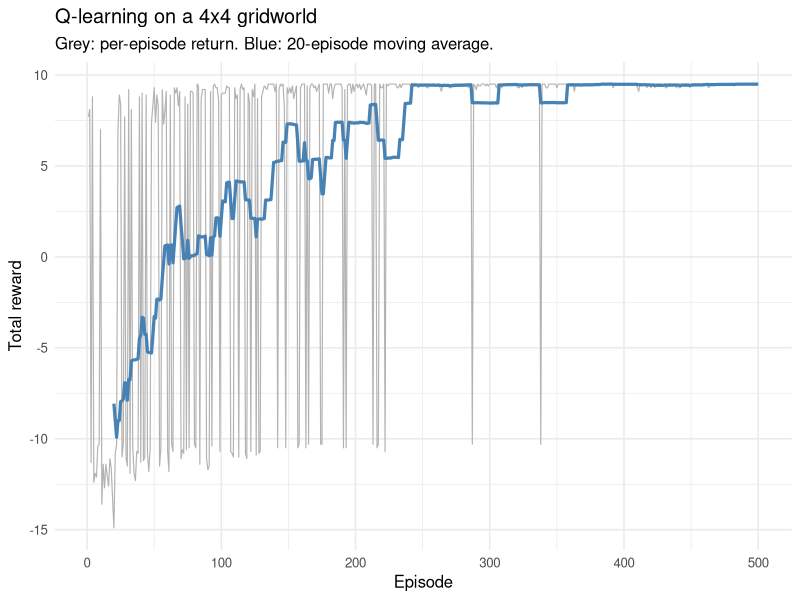

Generate this figure with R:
## ---- chunk 1
#| include: false
suppressPackageStartupMessages(library(tidyverse))
## ---- chunk 2
.libPaths(c("C:/Users/miken/R/library-4.4", .libPaths()))
set.seed(1)

# Grid geometry: 4x4, states numbered 1..16 row-major.
n_rows <- 4L
n_cols <- 4L
n_states <- n_rows * n_cols
actions <- c("up", "down", "left", "right")
n_actions <- length(actions)

start_state <- 1L            # top-left
goal_state  <- n_states      # bottom-right (16)
trap_state  <- 11L           # one penalty cell

# Convert between linear index and (row, col).
to_rc <- function(s) c(row = ((s - 1L) %/% n_cols) + 1L,
                       col = ((s - 1L) %% n_cols) + 1L)
to_state <- function(r, c) (r - 1L) * n_cols + c

# Deterministic transition: returns the next state for a (state, action).
step_state <- function(s, a) {
  rc <- to_rc(s); r <- rc["row"]; c <- rc["col"]
  if (a == "up")    r <- max(1L, r - 1L)
  if (a == "down")  r <- min(n_rows, r + 1L)
  if (a == "left")  c <- max(1L, c - 1L)
  if (a == "right") c <- min(n_cols, c + 1L)
  as.integer(to_state(r, c))
}

# Reward and termination for landing in a state.
reward_of <- function(s) {
  if (s == goal_state) return(10)
  if (s == trap_state) return(-10)
  -0.1   # step cost
}
is_terminal <- function(s) s == goal_state || s == trap_state
## ---- chunk 3
gamma   <- 0.95     # discount
alpha   <- 0.5      # learning rate
n_episodes <- 500L
max_steps  <- 100L
eps_start  <- 1.0
eps_end    <- 0.05
eps_decay  <- 0.99

# Q-table: rows are states, columns are actions.
Q <- matrix(0, nrow = n_states, ncol = n_actions,
            dimnames = list(NULL, actions))

epsilon <- eps_start
returns_per_episode <- numeric(n_episodes)

for (ep in seq_len(n_episodes)) {
  s <- start_state
  total_reward <- 0

  for (t in seq_len(max_steps)) {
    # epsilon-greedy action choice
    if (runif(1) < epsilon) {
      a_idx <- sample.int(n_actions, 1L)
    } else {
      a_idx <- which.max(Q[s, ])      # ties: first max
    }
    a <- actions[a_idx]

    s_next <- step_state(s, a)
    r <- reward_of(s_next)
    total_reward <- total_reward + r

    # Q-learning TD update
    best_next <- if (is_terminal(s_next)) 0 else max(Q[s_next, ])
    td_target <- r + gamma * best_next
    Q[s, a_idx] <- Q[s, a_idx] + alpha * (td_target - Q[s, a_idx])

    s <- s_next
    if (is_terminal(s)) break
  }

  returns_per_episode[ep] <- total_reward
  epsilon <- max(eps_end, epsilon * eps_decay)
}

cat("Final epsilon:", round(epsilon, 3), "\n")
## ---- chunk 4
arrow_of <- c(up = "^", down = "v", left = "<", right = ">")

policy_grid <- matrix("", nrow = n_rows, ncol = n_cols)
for (s in seq_len(n_states)) {
  rc <- to_rc(s)
  if (s == goal_state) {
    policy_grid[rc["row"], rc["col"]] <- "G"
  } else if (s == trap_state) {
    policy_grid[rc["row"], rc["col"]] <- "X"
  } else {
    best_a <- actions[which.max(Q[s, ])]
    policy_grid[rc["row"], rc["col"]] <- arrow_of[best_a]
  }
}

cat("Learned greedy policy (S=start, G=goal, X=trap):\n\n")
policy_grid[to_rc(start_state)["row"], to_rc(start_state)["col"]] <- "S"
for (r in seq_len(n_rows)) {
  cat(" ", paste(policy_grid[r, ], collapse = "  "), "\n")
}
## ---- chunk 5
library(ggplot2)

ma <- function(x, k = 20L) {
  as.numeric(stats::filter(x, rep(1 / k, k), sides = 1))
}

df <- data.frame(
  episode = seq_along(returns_per_episode),
  ret     = returns_per_episode,
  smooth  = ma(returns_per_episode, 20L)
)

ggplot(df, aes(episode)) +
  geom_line(aes(y = ret), color = "grey70", linewidth = 0.4) +
  geom_line(aes(y = smooth), color = "steelblue", linewidth = 1.1,
            na.rm = TRUE) +
  labs(x = "Episode", y = "Total reward",
       title = "Q-learning on a 4x4 gridworld",
       subtitle = "Grey: per-episode return. Blue: 20-episode moving average.") +
  theme_minimal(base_size = 12)
